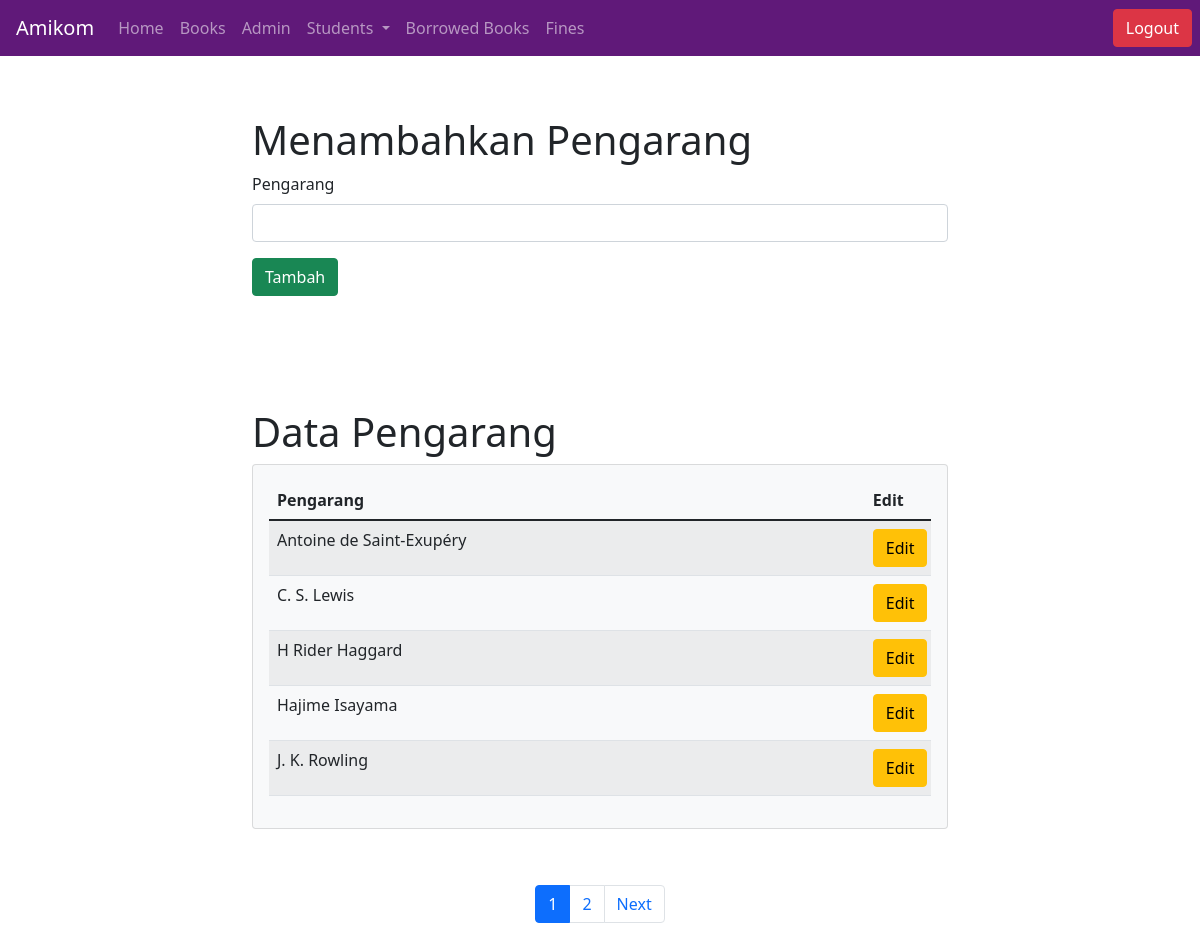
/tambah_author.php (signed in), run on the app's committed database.
### tables this page shows
CREATE TABLE `authors` (
  `author` varchar(60) NOT NULL
);

### tambah_author.php (the view, shortened to what this page needs)
<?php
include "./includes/nav_admin.php";
include "./includes/conn.php";
$tampil = 5;
    if(isset($_GET['page'])){
        $page = $_GET['page'];
    }else{
        $page = 1;
    }
    if($page =="" || $page ==1)
    {
        $page1 = 0;
    }else{
        $page1 = ($page*$tampil)-$tampil;
    }
$paging = mysqli_query($conn, "SELECT * FROM authors LIMIT $page1,$tampil") or die(mysqli_error($conn));
$result = mysqli_query($conn, "SELECT * FROM authors") or die(mysqli_error($conn));
$jumlah = mysqli_num_rows($result);
$count = ceil($jumlah/$tampil);
?>
<!doctype html>
<html lang="en">
    <head>
        <link href="https://cdn.jsdelivr.net/npm/bootstrap@5.1.3/dist/css/bootstrap.min.css" rel="stylesheet">
    </head>
<body>
    <div class="row justify-content-center mt-2">
        <div class="col-sm-8">
            <div class="container p-5 mt-1">
                <h1>Menambahkan Pengarang</h1>
                <form method="POST" action="tambah_author.php">
                    <div class="mb-3">
                        <label class="form-label">Pengarang</label>
                        <input type="text" class="form-control"name="author">
                    </div>
                    <button type="submit" class="btn btn-success" name="submit">Tambah</button>
                </form>
            </div>
            <div class="container p-5">
                <h1>Data Pengarang</h1>
                <div class="card card-body bg-light ">
                    <table class="table table-striped" style="table-layout: fixed;">
                        <thead>
                            <tr>
                                <th scope="col" style="width: 90%;">Pengarang</th>
                                <th scope="col" style="width: 10%;">Edit</th>
                            </tr>
                        </thead>
                        <?php while($rows = mysqli_fetch_assoc($paging))
                            {
                        ?>
                            <tr>
                                <td><?php echo $rows['author']?></td>
                                <form method="POST" action="edit_Pengarang.php">
                                    <td><a class="btn btn-warning" href="edit_author.php?author=<?php echo $rows['author']?>"><span class="bi bi-pencil-square"> Edit</span></a></td>
                                </form>
                            </tr>
                        <?php
                            }
                        ?>
                    </table>
        </div>
    </div>
    <?php
        echo   '<ul id="paging" class="pagination justify-content-center mt-2">';
            ?><li class="page-item"><a class="page-link" href="tambah_author.php?page=<?php echo $page-1; ?>">Previous</a></li><?php
                ?><li class="page-item <?php if ($page == $a) echo 'active'; ?>"><a class="page-link " href="tambah_author.php?page=<?php echo $a; ?>"><?php echo $a ?></a></li><?php
        if($count <= 5){
            for($a=1; $a<= $count; $a++){
                ?><li class="page-item <?php if ($page == $a) echo 'active'; ?>"><a class="page-link " href="tambah_author.php?page=<?php echo $a; ?>"><?php echo $a ?></a></li><?php
            }
        }
        if($page < $count){
            ?><li class="page-item"><a class="page-link" href="tambah_author.php?page=<?php echo $page+1; ?>">Next</a></li><?php
        }
        echo '</ul>';
    ?>
</body>
</html>

### data on the page
authors: author "Antoine de Saint-Exupéry"
authors: author "C. S. Lewis"
authors: author "H Rider Haggard"
authors: author "Hajime Isayama"
authors: author "J. K. Rowling"
